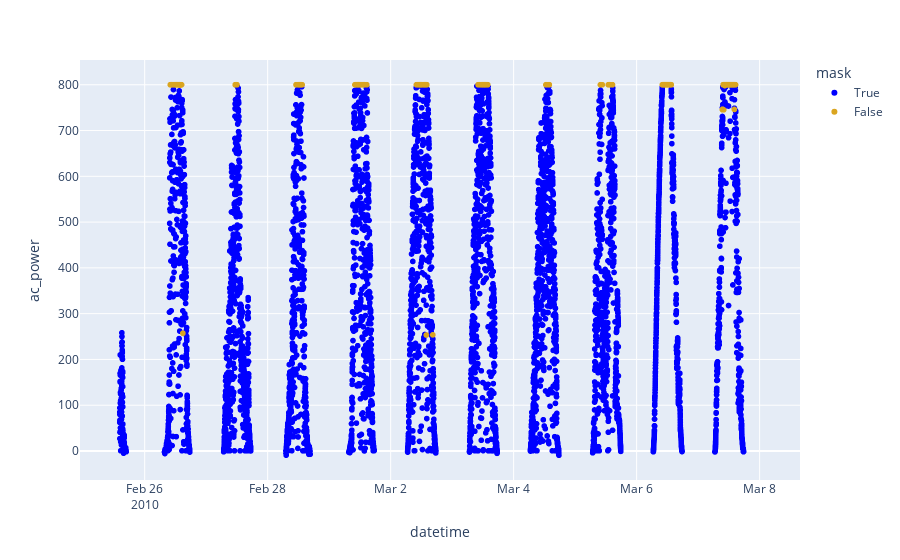

Notebook source saved alongside this figure:
### Code cell
# NBVAL_IGNORE_OUTPUT
rdtools.tune_filter_plot(example_subset['ac_power'], clip_mask_logic)

### Figure 1 — Plotly figure (JSON) as saved in the notebook; plotly's stock layout.template omitted (floating-point values rounded to 4 significant figures; data arrays with more than 128 entries replaced by an {"elided": "..."} marker saying what was removed)
{"data": [{"hovertemplate": "mask=True<br>datetime=%{x}<br>ac_power=%{y}<extra></extra>", "legendgroup": "True", "marker": {"color": "blue", "symbol": "circle"}, "mode": "markers", "name": "True", "showlegend": true, "type": "scattergl", "x": {"elided": "14045 str values"}, "xaxis": "x", "y": {"elided": "14045 float values"}, "yaxis": "y"}, {"hovertemplate": "mask=False<br>datetime=%{x}<br>ac_power=%{y}<extra></extra>", "legendgroup": "False", "marker": {"color": "goldenrod", "symbol": "circle"}, "mode": "markers", "name": "False", "showlegend": true, "type": "scattergl", "x": {"elided": "955 str values"}, "xaxis": "x", "y": {"elided": "955 float values"}, "yaxis": "y"}], "layout": {"legend": {"title": {"text": "mask"}, "tracegroupgap": 0}, "margin": {"t": 60}, "xaxis": {"anchor": "y", "domain": [0, 1], "title": {"text": "datetime"}}, "yaxis": {"anchor": "x", "domain": [0, 1], "title": {"text": "ac_power"}}}}
